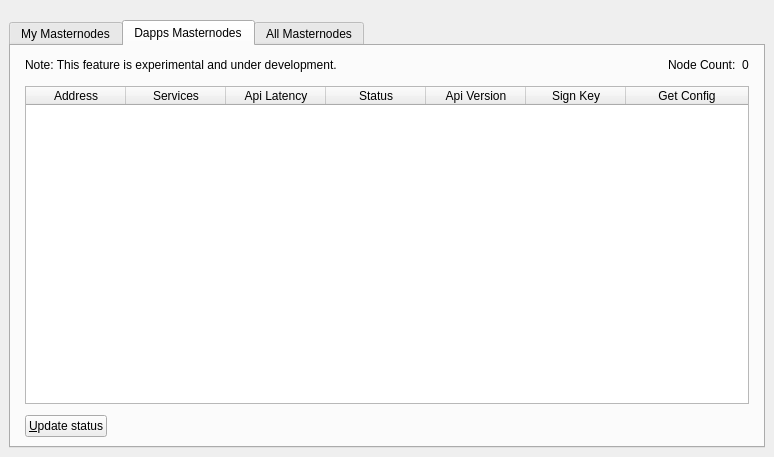
<?xml version="1.0" encoding="UTF-8"?>
<ui version="4.0">
 <class>MasternodeList</class>
 <widget class="QWidget" name="MasternodeList">
  <property name="geometry">
   <rect>
    <x>0</x>
    <y>0</y>
    <width>774</width>
    <height>457</height>
   </rect>
  </property>
  <property name="windowTitle">
   <string>Form</string>
  </property>
  <layout class="QVBoxLayout" name="topLayout">
   <property name="leftMargin">
    <number>0</number>
   </property>
   <property name="topMargin">
    <number>0</number>
   </property>
   <property name="rightMargin">
    <number>0</number>
   </property>
   <property name="bottomMargin">
    <number>0</number>
   </property>
   <item>
    <layout class="QVBoxLayout" name="verticalLayout">
     <property name="spacing">
      <number>2</number>
     </property>
     <property name="bottomMargin">
      <number>0</number>
     </property>
     <item>
      <spacer name="horizontalSpacer0">
       <property name="orientation">
        <enum>Qt::Horizontal</enum>
       </property>
       <property name="sizeHint" stdset="0">
        <size>
         <width>40</width>
         <height>20</height>
        </size>
       </property>
      </spacer>
     </item>
     <item>
      <widget class="QWidget" name="widget" native="true">
       <property name="sizePolicy">
        <sizepolicy hsizetype="Expanding" vsizetype="Expanding">
         <horstretch>0</horstretch>
         <verstretch>0</verstretch>
        </sizepolicy>
       </property>
       <layout class="QVBoxLayout" name="verticalLayout_3">
        <property name="topMargin">
         <number>0</number>
        </property>
        <item>
         <widget class="QTabWidget" name="tabWidget">
          <property name="sizePolicy">
           <sizepolicy hsizetype="Preferred" vsizetype="Preferred">
            <horstretch>0</horstretch>
            <verstretch>0</verstretch>
           </sizepolicy>
          </property>
          <property name="currentIndex">
           <number>1</number>
          </property>
          <widget class="QWidget" name="tabMyMasternodes">
           <attribute name="title">
            <string>My Masternodes</string>
           </attribute>
           <layout class="QGridLayout" name="gridLayout_2">
            <item row="0" column="2">
             <spacer name="horizontalSpacer_6">
              <property name="orientation">
               <enum>Qt::Horizontal</enum>
              </property>
              <property name="sizeType">
               <enum>QSizePolicy::Minimum</enum>
              </property>
              <property name="sizeHint" stdset="0">
               <size>
                <width>5</width>
                <height>20</height>
               </size>
              </property>
             </spacer>
            </item>
            <item row="0" column="1">
             <layout class="QVBoxLayout" name="verticalLayout_2">
              <property name="bottomMargin">
               <number>0</number>
              </property>
              <item>
               <layout class="QHBoxLayout" name="horizontalLayout_note">
                <property name="bottomMargin">
                 <number>0</number>
                </property>
                <item>
                 <widget class="QLabel" name="updateNote">
                  <property name="text">
                   <string>Note: Status of your masternodes in local wallet can potentially be slightly incorrect.&lt;br /&gt;Always wait for wallet to sync additional data and then double check from another node&lt;br /&gt;if your masternode should be running but you still do not see &quot;ENABLED&quot; in &quot;Status&quot; field.</string>
                  </property>
                 </widget>
                </item>
               </layout>
              </item>
              <item>
               <spacer name="verticalSpacer_3">
                <property name="orientation">
                 <enum>Qt::Vertical</enum>
                </property>
                <property name="sizeType">
                 <enum>QSizePolicy::Minimum</enum>
                </property>
                <property name="sizeHint" stdset="0">
                 <size>
                  <width>20</width>
                  <height>5</height>
                 </size>
                </property>
               </spacer>
              </item>
              <item>
               <widget class="QTableWidget" name="tableWidgetMyMasternodes">
                <property name="minimumSize">
                 <size>
                  <width>695</width>
                  <height>0</height>
                 </size>
                </property>
                <property name="editTriggers">
                 <set>QAbstractItemView::NoEditTriggers</set>
                </property>
                <property name="alternatingRowColors">
                 <bool>false</bool>
                </property>
                <property name="selectionMode">
                 <enum>QAbstractItemView::SingleSelection</enum>
                </property>
                <property name="selectionBehavior">
                 <enum>QAbstractItemView::SelectRows</enum>
                </property>
                <property name="sortingEnabled">
                 <bool>true</bool>
                </property>
                <attribute name="horizontalHeaderStretchLastSection">
                 <bool>true</bool>
                </attribute>
                <column>
                 <property name="text">
                  <string>Alias</string>
                 </property>
                </column>
                <column>
                 <property name="text">
                  <string>Address</string>
                 </property>
                </column>
                <column>
                 <property name="text">
                  <string>Protocol</string>
                 </property>
                </column>
                <column>
                 <property name="text">
                  <string>Status</string>
                 </property>
                </column>
                <column>
                 <property name="text">
                  <string>Active</string>
                 </property>
                </column>
                <column>
                 <property name="text">
                  <string>Last Seen</string>
                 </property>
                </column>
                <column>
                 <property name="text">
                  <string>Payee</string>
                 </property>
                </column>
               </widget>
              </item>
              <item>
               <spacer name="verticalSpacer_4">
                <property name="orientation">
                 <enum>Qt::Vertical</enum>
                </property>
                <property name="sizeType">
                 <enum>QSizePolicy::Minimum</enum>
                </property>
                <property name="sizeHint" stdset="0">
                 <size>
                  <width>20</width>
                  <height>5</height>
                 </size>
                </property>
               </spacer>
              </item>
              <item>
               <layout class="QHBoxLayout" name="horizontalLayout_5">
                <property name="bottomMargin">
                 <number>0</number>
                </property>
                <item>
                 <widget class="QPushButton" name="startButton">
                  <property name="text">
                   <string>S&amp;tart alias</string>
                  </property>
                 </widget>
                </item>
                <item>
                 <widget class="QPushButton" name="startAllButton">
                  <property name="text">
                   <string>Start &amp;all</string>
                  </property>
                 </widget>
                </item>
                <item>
                 <widget class="QPushButton" name="startMissingButton">
                  <property name="text">
                   <string>Start &amp;MISSING</string>
                  </property>
                 </widget>
                </item>
                <item>
                 <widget class="QPushButton" name="UpdateButton">
                  <property name="text">
                   <string>&amp;Update status</string>
                  </property>
                 </widget>
                </item>
                <item>
                 <widget class="QLabel" name="autoupdate_label">
                  <property name="text">
                   <string>Status will be updated automatically in (sec):</string>
                  </property>
                 </widget>
                </item>
                <item>
                 <widget class="QLabel" name="secondsLabel">
                  <property name="text">
                   <string>0</string>
                  </property>
                 </widget>
                </item>
                <item>
                 <spacer name="horizontalSpacer_5">
                  <property name="orientation">
                   <enum>Qt::Horizontal</enum>
                  </property>
                  <property name="sizeHint" stdset="0">
                   <size>
                    <width>40</width>
                    <height>20</height>
                   </size>
                  </property>
                 </spacer>
                </item>
               </layout>
              </item>
             </layout>
            </item>
            <item row="0" column="0">
             <spacer name="horizontalSpacer_4">
              <property name="orientation">
               <enum>Qt::Horizontal</enum>
              </property>
              <property name="sizeType">
               <enum>QSizePolicy::Minimum</enum>
              </property>
              <property name="sizeHint" stdset="0">
               <size>
                <width>5</width>
                <height>20</height>
               </size>
              </property>
             </spacer>
            </item>
           </layout>
          </widget>
          <widget class="QWidget" name="tabDappsMasternodes">
           <attribute name="title">
            <string>Dapps Masternodes</string>
           </attribute>
           <layout class="QGridLayout" name="gridLayout_3">
            <item row="0" column="2">
             <spacer name="horizontalSpacer_7">
              <property name="orientation">
               <enum>Qt::Horizontal</enum>
              </property>
              <property name="sizeType">
               <enum>QSizePolicy::Minimum</enum>
              </property>
              <property name="sizeHint" stdset="0">
               <size>
                <width>5</width>
                <height>20</height>
               </size>
              </property>
             </spacer>
            </item>
            <item row="0" column="1">
             <layout class="QVBoxLayout" name="verticalLayout_4">
              <property name="bottomMargin">
               <number>0</number>
              </property>
              <item>
               <layout class="QHBoxLayout" name="horizontalLayout_note_dapps">
                <property name="bottomMargin">
                 <number>0</number>
                </property>
                <item>
                 <widget class="QLabel" name="updateDappsNote">
                  <property name="text">
                   <string>Note: This feature is experimental and under development.</string>
                  </property>
                 </widget>
                </item>
                <item>
                 <spacer name="horizontalSpacer_8">
                  <property name="orientation">
                   <enum>Qt::Horizontal</enum>
                  </property>
                  <property name="sizeHint" stdset="0">
                   <size>
                    <width>10</width>
                    <height>20</height>
                   </size>
                  </property>
                 </spacer>
                </item>
                <item>
                 <widget class="QLabel" name="label_count_1">
                  <property name="text">
                   <string>Node Count:</string>
                  </property>
                 </widget>
                </item>
                <item>
                 <widget class="QLabel" name="countLabelDapps">
                  <property name="text">
                   <string>0</string>
                  </property>
                 </widget>
                </item>
               </layout>
              </item>
              <item>
               <spacer name="verticalSpacer_5">
                <property name="orientation">
                 <enum>Qt::Vertical</enum>
                </property>
                <property name="sizeType">
                 <enum>QSizePolicy::Minimum</enum>
                </property>
                <property name="sizeHint" stdset="0">
                 <size>
                  <width>20</width>
                  <height>5</height>
                 </size>
                </property>
               </spacer>
              </item>
              <item>
               <widget class="QTableWidget" name="tableWidgetDappsMasternodes">
                <property name="minimumSize">
                 <size>
                  <width>695</width>
                  <height>0</height>
                 </size>
                </property>
                <property name="editTriggers">
                 <set>QAbstractItemView::NoEditTriggers</set>
                </property>
                <property name="alternatingRowColors">
                 <bool>false</bool>
                </property>
                <property name="selectionMode">
                 <enum>QAbstractItemView::SingleSelection</enum>
                </property>
                <property name="selectionBehavior">
                 <enum>QAbstractItemView::SelectRows</enum>
                </property>
                <property name="sortingEnabled">
                 <bool>true</bool>
                </property>
                <attribute name="horizontalHeaderStretchLastSection">
                 <bool>true</bool>
                </attribute>
                <column>
                 <property name="text">
                  <string>Address</string>
                 </property>
                </column>
                <column>
                 <property name="text">
                  <string>Services</string>
                 </property>
                </column>
                <column>
                 <property name="text">
                  <string>Api Latency</string>
                 </property>
                </column>
                <column>
                 <property name="text">
                  <string>Status</string>
                 </property>
                </column>
                <column>
                 <property name="text">
                  <string>Api Version</string>
                 </property>
                </column>
                <column>
                 <property name="text">
                  <string>Sign Key</string>
                 </property>
                </column>
                <column>
                 <property name="text">
                  <string>Get Config</string>
                 </property>
                </column>
               </widget>
              </item>
              <item>
               <spacer name="verticalSpacer_6">
                <property name="orientation">
                 <enum>Qt::Vertical</enum>
                </property>
                <property name="sizeType">
                 <enum>QSizePolicy::Minimum</enum>
                </property>
                <property name="sizeHint" stdset="0">
                 <size>
                  <width>20</width>
                  <height>5</height>
                 </size>
                </property>
               </spacer>
              </item>
              <item>
               <layout class="QHBoxLayout" name="horizontalLayout_6">
                <property name="bottomMargin">
                 <number>0</number>
                </property>
                <item>
                 <widget class="QPushButton" name="DappsUpdateButton">
                  <property name="text">
                   <string>&amp;Update status</string>
                  </property>
                 </widget>
                </item>
                <item>
                 <spacer name="horizontalSpacer_9">
                  <property name="orientation">
                   <enum>Qt::Horizontal</enum>
                  </property>
                  <property name="sizeHint" stdset="0">
                   <size>
                    <width>40</width>
                    <height>20</height>
                   </size>
                  </property>
                 </spacer>
                </item>
               </layout>
              </item>
             </layout>
            </item>
            <item row="0" column="0">
             <spacer name="horizontalSpacer_10">
              <property name="orientation">
               <enum>Qt::Horizontal</enum>
              </property>
              <property name="sizeType">
               <enum>QSizePolicy::Minimum</enum>
              </property>
              <property name="sizeHint" stdset="0">
               <size>
                <width>5</width>
                <height>20</height>
               </size>
              </property>
             </spacer>
            </item>
           </layout>
          </widget>
          <widget class="QWidget" name="tabAllMasternodes">
           <attribute name="title">
            <string>All Masternodes</string>
           </attribute>
           <layout class="QGridLayout" name="gridLayout">
            <item row="0" column="1">
             <layout class="QHBoxLayout" name="horizontalLayout_3">
              <property name="bottomMargin">
               <number>0</number>
              </property>
              <item>
               <widget class="QLabel" name="label_filter">
                <property name="text">
                 <string>Filter List:</string>
                </property>
               </widget>
              </item>
              <item>
               <widget class="QLineEdit" name="filterLineEdit">
                <property name="toolTip">
                 <string>Filter masternode list</string>
                </property>
               </widget>
              </item>
              <item>
               <spacer name="horizontalSpacer_3">
                <property name="orientation">
                 <enum>Qt::Horizontal</enum>
                </property>
                <property name="sizeHint" stdset="0">
                 <size>
                  <width>10</width>
                  <height>20</height>
                 </size>
                </property>
               </spacer>
              </item>
              <item>
               <widget class="QLabel" name="label_count">
                <property name="text">
                 <string>Node Count:</string>
                </property>
               </widget>
              </item>
              <item>
               <widget class="QLabel" name="countLabel">
                <property name="text">
                 <string>0</string>
                </property>
               </widget>
              </item>
             </layout>
            </item>
            <item row="2" column="2">
             <spacer name="horizontalSpacer_2">
              <property name="orientation">
               <enum>Qt::Horizontal</enum>
              </property>
              <property name="sizeType">
               <enum>QSizePolicy::Minimum</enum>
              </property>
              <property name="sizeHint" stdset="0">
               <size>
                <width>10</width>
                <height>10</height>
               </size>
              </property>
             </spacer>
            </item>
            <item row="3" column="1">
             <spacer name="verticalSpacer">
              <property name="orientation">
               <enum>Qt::Vertical</enum>
              </property>
              <property name="sizeType">
               <enum>QSizePolicy::Minimum</enum>
              </property>
              <property name="sizeHint" stdset="0">
               <size>
                <width>20</width>
                <height>10</height>
               </size>
              </property>
             </spacer>
            </item>
            <item row="2" column="1">
             <widget class="QTableWidget" name="tableWidgetMasternodes">
              <property name="editTriggers">
               <set>QAbstractItemView::NoEditTriggers</set>
              </property>
              <property name="alternatingRowColors">
               <bool>false</bool>
              </property>
              <property name="selectionBehavior">
               <enum>QAbstractItemView::SelectRows</enum>
              </property>
              <property name="sortingEnabled">
               <bool>true</bool>
              </property>
              <attribute name="horizontalHeaderStretchLastSection">
               <bool>true</bool>
              </attribute>
              <column>
               <property name="text">
                <string>Address</string>
               </property>
              </column>
              <column>
               <property name="text">
                <string>Protocol</string>
               </property>
              </column>
              <column>
               <property name="text">
                <string>Status</string>
               </property>
              </column>
              <column>
               <property name="text">
                <string>Active</string>
               </property>
              </column>
              <column>
               <property name="text">
                <string>Last Seen</string>
               </property>
              </column>
              <column>
               <property name="text">
                <string>Payee</string>
               </property>
              </column>
             </widget>
            </item>
            <item row="2" column="0">
             <spacer name="horizontalSpacer">
              <property name="orientation">
               <enum>Qt::Horizontal</enum>
              </property>
              <property name="sizeType">
               <enum>QSizePolicy::Minimum</enum>
              </property>
              <property name="sizeHint" stdset="0">
               <size>
                <width>10</width>
                <height>20</height>
               </size>
              </property>
             </spacer>
            </item>
            <item row="1" column="1">
             <spacer name="verticalSpacer_2">
              <property name="orientation">
               <enum>Qt::Vertical</enum>
              </property>
              <property name="sizeType">
               <enum>QSizePolicy::Minimum</enum>
              </property>
              <property name="sizeHint" stdset="0">
               <size>
                <width>20</width>
                <height>4</height>
               </size>
              </property>
             </spacer>
            </item>
           </layout>
          </widget>
         </widget>
        </item>
       </layout>
      </widget>
     </item>
    </layout>
   </item>
  </layout>
 </widget>
 <resources/>
 <connections/>
</ui>
